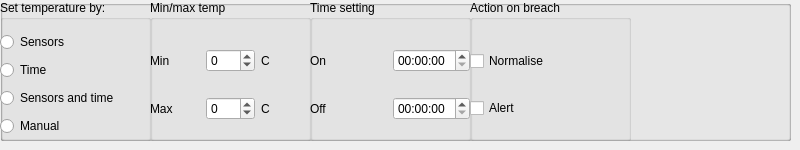
      <widget class="QWidget" name="tab_3">
       <attribute name="title">
        <string>Temperature</string>
       </attribute>
       <widget class="QWidget" name="horizontalLayoutWidget_3">
        <property name="geometry">
         <rect>
          <x>0</x>
          <y>0</y>
          <width>791</width>
          <height>141</height>
         </rect>
        </property>
        <layout class="QHBoxLayout" name="horizontalLayout_3"/>
       </widget>
       <widget class="QGroupBox" name="groupBox_3">
        <property name="geometry">
         <rect>
          <x>0</x>
          <y>0</y>
          <width>791</width>
          <height>141</height>
         </rect>
        </property>
        <property name="title">
         <string/>
        </property>
        <widget class="QGroupBox" name="groupBox_9">
         <property name="geometry">
          <rect>
           <x>0</x>
           <y>0</y>
           <width>791</width>
           <height>141</height>
          </rect>
         </property>
         <property name="title">
          <string/>
         </property>
         <widget class="QGroupBox" name="groupBox_12">
          <property name="geometry">
           <rect>
            <x>0</x>
            <y>0</y>
            <width>791</width>
            <height>141</height>
           </rect>
          </property>
          <property name="title">
           <string/>
          </property>
          <widget class="QGroupBox" name="groupBox_13">
           <property name="geometry">
            <rect>
             <x>0</x>
             <y>0</y>
             <width>151</width>
             <height>141</height>
            </rect>
           </property>
           <property name="title">
            <string>Set temperature by:</string>
           </property>
           <widget class="QWidget" name="verticalLayoutWidget_2">
            <property name="geometry">
             <rect>
              <x>0</x>
              <y>30</y>
              <width>151</width>
              <height>111</height>
             </rect>
            </property>
            <layout class="QVBoxLayout" name="verticalLayout_2">
             <item>
              <widget class="QRadioButton" name="radioButton_5">
               <property name="text">
                <string>Sensors</string>
               </property>
              </widget>
             </item>
             <item>
              <widget class="QRadioButton" name="radioButton_6">
               <property name="text">
                <string>Time</string>
               </property>
              </widget>
             </item>
             <item>
              <widget class="QRadioButton" name="radioButton_7">
               <property name="text">
                <string>Sensors and time</string>
               </property>
              </widget>
             </item>
             <item>
              <widget class="QRadioButton" name="radioButton_8">
               <property name="text">
                <string>Manual</string>
               </property>
              </widget>
             </item>
            </layout>
           </widget>
          </widget>
          <widget class="QGroupBox" name="groupBox_16">
           <property name="geometry">
            <rect>
             <x>150</x>
             <y>0</y>
             <width>161</width>
             <height>141</height>
            </rect>
           </property>
           <property name="title">
            <string>Min/max temp</string>
           </property>
           <widget class="QWidget" name="gridLayoutWidget_6">
            <property name="geometry">
             <rect>
              <x>0</x>
              <y>30</y>
              <width>161</width>
              <height>111</height>
             </rect>
            </property>
            <layout class="QGridLayout" name="gridLayout_6" rowstretch="0,0,0,0,0" columnstretch="0,0,0" columnminimumwidth="0,0,0">
             <item row="4" column="2">
              <widget class="QLabel" name="label_30">
               <property name="text">
                <string>C</string>
               </property>
              </widget>
             </item>
             <item row="1" column="2">
              <widget class="QLabel" name="label_31">
               <property name="maximumSize">
                <size>
                 <width>16777215</width>
                 <height>16777215</height>
                </size>
               </property>
               <property name="text">
                <string>C</string>
               </property>
              </widget>
             </item>
             <item row="1" column="1">
              <widget class="QSpinBox" name="spinBox_13_temp_min_2">
               <property name="minimum">
                <number>-20</number>
               </property>
               <property name="maximum">
                <number>70</number>
               </property>
              </widget>
             </item>
             <item row="4" column="0">
              <widget class="QLabel" name="label_32">
               <property name="text">
                <string>Max</string>
               </property>
              </widget>
             </item>
             <item row="4" column="1">
              <widget class="QSpinBox" name="spinBox_14_temp_max_2">
               <property name="minimum">
                <number>-20</number>
               </property>
               <property name="maximum">
                <number>70</number>
               </property>
              </widget>
             </item>
             <item row="1" column="0">
              <widget class="QLabel" name="label_33">
               <property name="text">
                <string>Min</string>
               </property>
              </widget>
             </item>
            </layout>
           </widget>
          </widget>
          <widget class="QGroupBox" name="groupBox_14">
           <property name="geometry">
            <rect>
             <x>310</x>
             <y>0</y>
             <width>161</width>
             <height>141</height>
            </rect>
           </property>
           <property name="title">
            <string>Time setting</string>
           </property>
           <widget class="QWidget" name="gridLayoutWidget_4">
            <property name="geometry">
             <rect>
              <x>0</x>
              <y>30</y>
              <width>160</width>
              <height>111</height>
             </rect>
            </property>
            <layout class="QGridLayout" name="gridLayout_4">
             <item row="0" column="1">
              <widget class="QTimeEdit" name="timeEdit_13"/>
             </item>
             <item row="0" column="0">
              <widget class="QLabel" name="label_14">
               <property name="text">
                <string>On</string>
               </property>
              </widget>
             </item>
             <item row="1" column="0">
              <widget class="QLabel" name="label_15">
               <property name="text">
                <string>Off</string>
               </property>
              </widget>
             </item>
             <item row="1" column="1">
              <widget class="QTimeEdit" name="timeEdit_14"/>
             </item>
            </layout>
           </widget>
          </widget>
          <widget class="QGroupBox" name="groupBox_17">
           <property name="geometry">
            <rect>
             <x>470</x>
             <y>0</y>
             <width>161</width>
             <height>141</height>
            </rect>
           </property>
           <property name="title">
            <string>Action on breach</string>
           </property>
           <widget class="QWidget" name="verticalLayoutWidget_9">
            <property name="geometry">
             <rect>
              <x>0</x>
              <y>30</y>
              <width>161</width>
              <height>111</height>
             </rect>
            </property>
            <layout class="QVBoxLayout" name="verticalLayout_9">
             <item>
              <widget class="QCheckBox" name="checkBox_6">
               <property name="text">
                <string>Normalise</string>
               </property>
              </widget>
             </item>
             <item>
              <widget class="QCheckBox" name="checkBox_7">
               <property name="text">
                <string>Alert</string>
               </property>
              </widget>
             </item>
            </layout>
           </widget>
          </widget>
         </widget>
        </widget>
       </widget>
      </widget>
